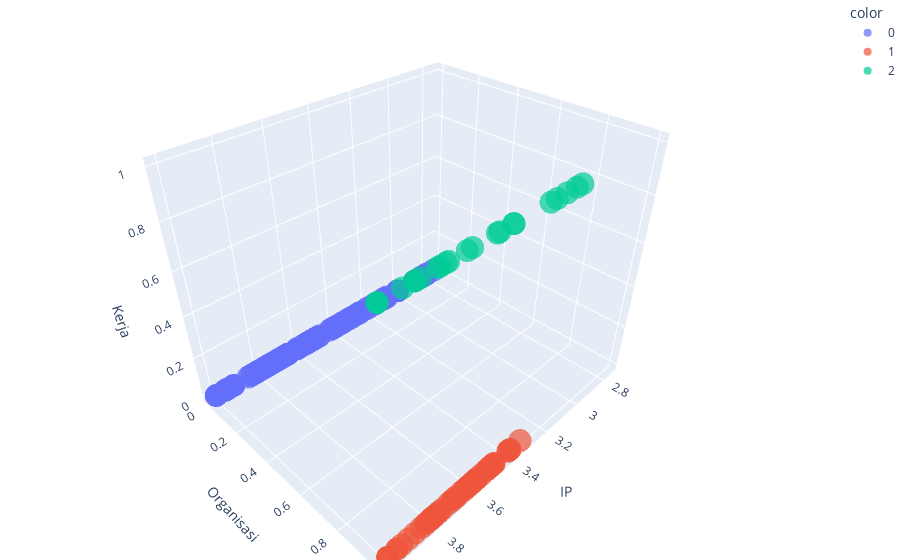

Write notebook code for a chart like this one.
### Code cell
# scatter_fig = px.scatter(dataPlot, x=test.T[0], y=test.T[1], color = dataScaled['Cluster'], opacity=0.7)
scatter_fig = px.scatter_3d(dataPlot, x="IP", y="Organisasi", z="Kerja", color = dataScaled['Cluster'], opacity=0.7)
scatter_fig.update_layout(margin=dict(l=0, r=0, b=0, t=0))
scatter_fig

### Figure 1 — Plotly figure (JSON) as saved in the notebook; plotly's stock layout.template omitted (floating-point values rounded to 4 significant figures)
{"data": [{"hovertemplate": "color=0<br>IP=%{x}<br>Organisasi=%{y}<br>Kerja=%{z}<extra></extra>", "legendgroup": "0", "marker": {"color": "#636efa", "opacity": 0.7, "symbol": "circle"}, "mode": "markers", "name": "0", "scene": "scene", "showlegend": true, "type": "scatter3d", "x": [3.96, 2.83, 3.7, 3.65, 3.6, 3.37, 3.77, 3.92, 3.92, 3.67, 3.6, 3.42, 3.79, 3.71, 3.73, 3.3, 3.95, 3.57, 3.85, 3.35, 3.77, 3.48, 3.77, 2.8, 3.54, 3.65, 3.92, 3.6, 3.08, 4, 3.39, 3.6, 3.96, 3.24, 3.95, 3.39, 3.07, 3.3, 3.09, 3.2, 3.71, 3.41, 3.48, 3.82, 3.81, 3.81, 3.73, 4, 3.84, 3.55, 3.76, 3.25, 3.52, 3.7, 3.65, 3.74, 3.15, 3, 3.6, 3.14, 3.65, 3.35, 3.68, 3.19, 2.75, 3.54, 2.88, 3.28, 4, 3.52, 3.32, 3.25, 3.1, 3.55, 3, 3.75, 3.75, 3.75, 3, 3.5, 3.52, 3.92, 3, 3.71, 3.83, 2.88, 3, 2.83, 3.5, 3.69, 3.66, 4, 3.8, 4, 2.8, 3.77, 3, 3.4, 3.6], "y": [0, 0, 0, 0, 0, 0, 0, 0, 0, 0, 0, 0, 0, 0, 0, 0, 0, 0, 0, 0, 0, 0, 0, 0, 0, 0, 0, 0, 0, 0, 0, 0, 0, 0, 0, 0, 0, 0, 0, 0, 0, 0, 0, 0, 0, 0, 0, 0, 0, 0, 0, 0, 0, 0, 0, 0, 0, 0, 0, 0, 0, 0, 0, 0, 0, 0, 0, 0, 0, 0, 0, 0, 0, 0, 0, 0, 0, 0, 0, 0, 0, 0, 0, 0, 0, 0, 0, 0, 0, 0, 0, 0, 0, 0, 0, 0, 0, 0, 0], "z": [0, 0, 0, 0, 0, 0, 0, 0, 0, 0, 0, 0, 0, 0, 0, 0, 0, 0, 0, 0, 0, 0, 0, 0, 0, 0, 0, 0, 0, 0, 0, 0, 0, 0, 0, 0, 0, 0, 0, 0, 0, 0, 0, 0, 0, 0, 0, 0, 0, 0, 0, 0, 0, 0, 0, 0, 0, 0, 0, 0, 0, 0, 0, 0, 0, 0, 0, 0, 0, 0, 0, 0, 0, 0, 0, 0, 0, 0, 0, 0, 0, 0, 0, 0, 0, 0, 0, 0, 0, 0, 0, 0, 0, 0, 0, 0, 0, 0, 0]}, {"hovertemplate": "color=1<br>IP=%{x}<br>Organisasi=%{y}<br>Kerja=%{z}<extra></extra>", "legendgroup": "1", "marker": {"color": "#EF553B", "opacity": 0.7, "symbol": "circle"}, "mode": "markers", "name": "1", "scene": "scene", "showlegend": true, "type": "scatter3d", "x": [3.8, 3.7, 3.62, 3.83, 3.88, 3.7, 3.58, 3.48, 3.81, 3.68, 3.5, 3.85, 3.64, 3.4, 3.52, 3.81, 3.58, 3.79, 3.75, 3.57, 3.77, 3.4, 3.96, 4, 3.91, 3.83, 3.33, 3.8, 3.39, 3.77, 3.52, 3.5, 3.39, 3.72, 3.96, 3.6, 3.68, 3.48, 3.5, 3.49, 3.8, 3.79, 3.8, 3.62, 4, 3.6, 3.79, 3.65, 3.94, 4, 3.55], "y": [1, 1, 1, 1, 1, 1, 1, 1, 1, 1, 1, 1, 1, 1, 1, 1, 1, 1, 1, 1, 1, 1, 1, 1, 1, 1, 1, 1, 1, 1, 1, 1, 1, 1, 1, 1, 1, 1, 1, 1, 1, 1, 1, 1, 1, 1, 1, 1, 1, 1, 1], "z": [0, 0, 0, 0, 0, 0, 0, 0, 0, 0, 0, 0, 0, 0, 0, 0, 0, 0, 0, 0, 0, 0, 0, 0, 0, 0, 0, 0, 0, 0, 0, 0, 0, 0, 0, 0, 0, 0, 0, 0, 0, 0, 0, 0, 0, 0, 0, 0, 0, 0, 0]}, {"hovertemplate": "color=2<br>IP=%{x}<br>Organisasi=%{y}<br>Kerja=%{z}<extra></extra>", "legendgroup": "2", "marker": {"color": "#00cc96", "opacity": 0.7, "symbol": "circle"}, "mode": "markers", "name": "2", "scene": "scene", "showlegend": true, "type": "scatter3d", "x": [3.77, 3.79, 3.25, 3.92, 3.17, 3.8, 3.86, 4, 3.76, 3.2, 4, 4, 3.69, 3.33, 3.3, 3.56, 3.5, 3.67, 3.88, 3.5, 3.57, 3.88], "y": [1, 1, 1, 1, 1, 1, 1, 1, 1, 1, 1, 1, 1, 1, 1, 1, 1, 1, 1, 1, 1, 1], "z": [1, 1, 1, 1, 1, 1, 1, 1, 1, 1, 1, 1, 1, 1, 1, 1, 1, 1, 1, 1, 1, 1]}], "layout": {"legend": {"title": {"text": "color"}, "tracegroupgap": 0}, "margin": {"b": 0, "l": 0, "r": 0, "t": 0}, "scene": {"domain": {"x": [0, 1], "y": [0, 1]}, "xaxis": {"title": {"text": "IP"}}, "yaxis": {"title": {"text": "Organisasi"}}, "zaxis": {"title": {"text": "Kerja"}}}}}
